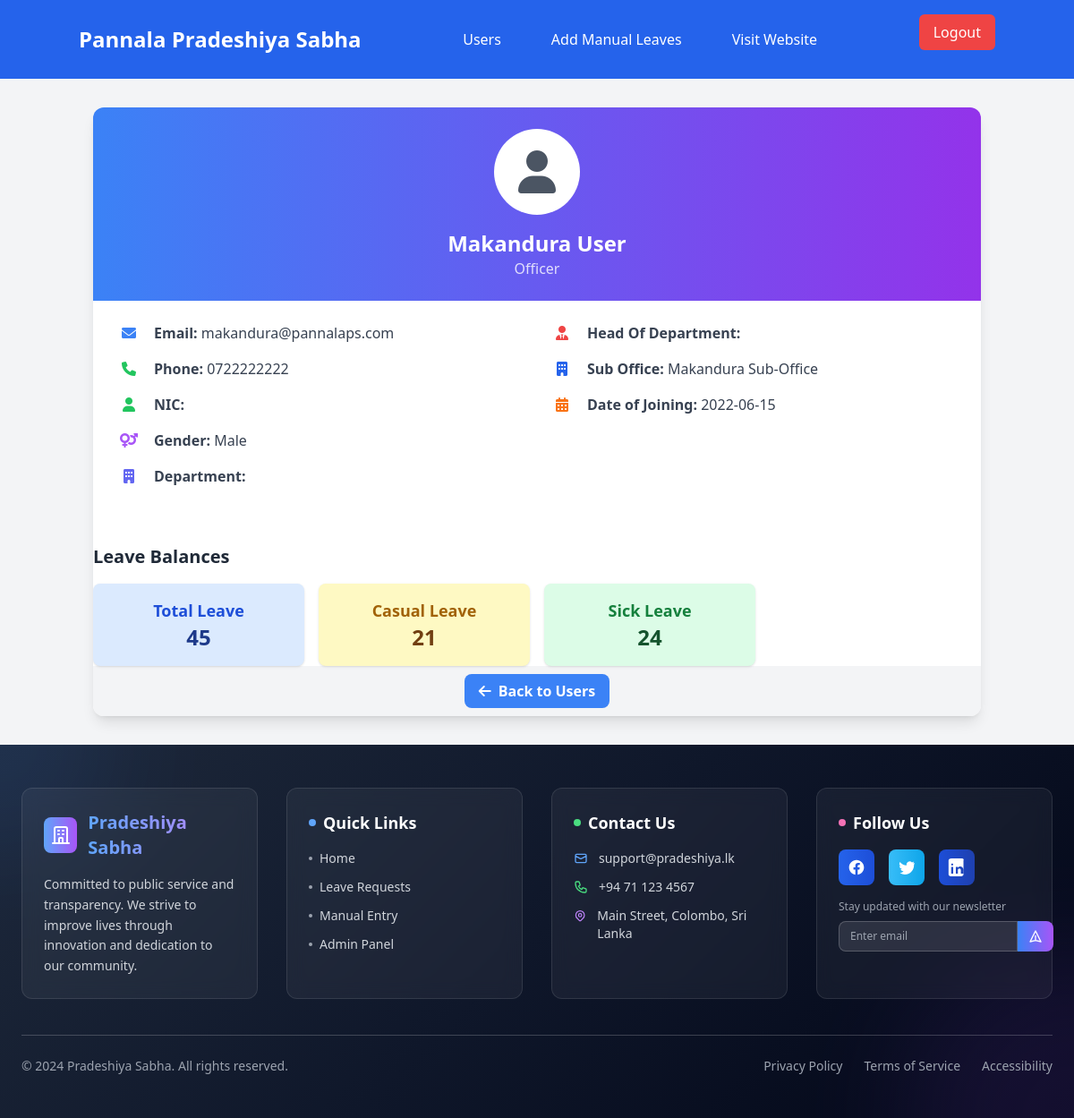
Page /admin/view-user.php?id=8 (signed in) on the earlier database version.
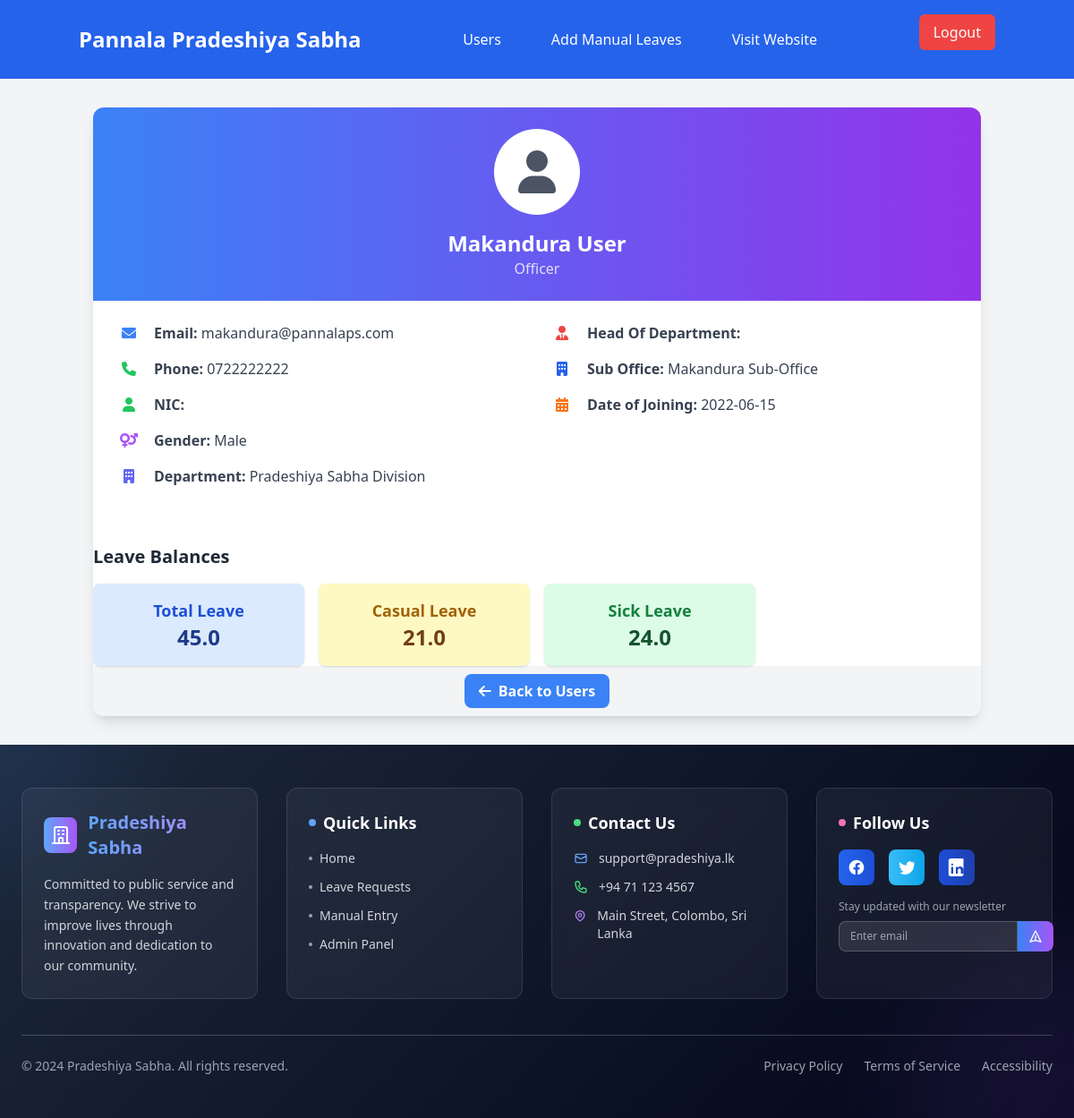
Same page on the later database version.
### tables this page shows
CREATE TABLE `wp_pradeshiya_sabha_users` (
  `ID` int NOT NULL,
  `username` varchar(255) NOT NULL,
  `password` varchar(255) NOT NULL,
  `first_name` varchar(255) NOT NULL,
  `last_name` varchar(255) NOT NULL,
  `gender` enum('Male','Female') NOT NULL,
  `email` varchar(255) NOT NULL,
  `address` text NOT NULL,
  `NIC` varchar(12) NOT NULL,
  `service_number` varchar(50) NOT NULL,
  `phone_number` varchar(20) DEFAULT NULL,
  `designation` varchar(255) NOT NULL,
  `sub_office` varchar(255) NOT NULL,
  `date_of_joining` date NOT NULL,
  `created_at` timestamp NOT NULL DEFAULT CURRENT_TIMESTAMP,
  `updated_at` timestamp NOT NULL DEFAULT CURRENT_TIMESTAMP ON UPDATE CURRENT_TIMESTAMP,
  `leave_balance` decimal(3,1) NOT NULL DEFAULT '20.0',
  `duty_leave_count` int DEFAULT '0',
  `casual_leave_balance` decimal(3,1) NOT NULL DEFAULT '21.0',
  `sick_leave_balance` decimal(3,1) NOT NULL DEFAULT '24.0',
  `department_id` int DEFAULT NULL,
  `designation_id` int DEFAULT NULL
);

CREATE TABLE `wp_departments` (
  `department_id` int NOT NULL,
  `department_name` varchar(255) NOT NULL
);

### admin/view-user.php (the view, shortened to what the changed rows need)
<?php
require '../includes/dbconfig.php';
$admin_office = $_SESSION['user']['sub_office'] ?? '';
$user_id = intval($_GET['id']);
$sql = "SELECT u.*, d.department_name
        FROM wp_pradeshiya_sabha_users u
        LEFT JOIN wp_departments d ON u.department_id = d.department_id
        WHERE u.ID = ? AND u.sub_office = ?";
$stmt = $conn->prepare($sql);
$stmt->bind_param("is", $user_id, $admin_office);
$stmt->execute();
$result = $stmt->get_result();
$user = $result->fetch_assoc();
?>
<!DOCTYPE html>
<html lang="en">
<head>
    <script src="https://cdn.tailwindcss.com"></script>
    <link href="https://cdnjs.cloudflare.com/ajax/libs/font-awesome/6.0.0-beta3/css/all.min.css" rel="stylesheet">
</head>
<body class="bg-gray-100">
    <div class="container mx-auto px-4 py-8">
        <div class="user-card bg-white rounded-xl shadow-lg overflow-hidden max-w-5xl mx-auto">
            <div class="bg-gradient-to-r from-blue-500 to-purple-600 p-6 text-center">
                <div class="w-24 h-24 rounded-full bg-white mx-auto mb-4 flex items-center justify-center">
                    <i class="fas fa-user text-5xl text-gray-600"></i>
                </div>
                <h1 class="text-2xl font-bold text-white">
                    <?php echo htmlspecialchars($user['first_name'] . ' ' . $user['last_name']); ?>
                </h1>
                <p class="text-white opacity-80"><?php echo htmlspecialchars($user['designation']); ?></p>
            </div>
            <div class="p-6">
                <div class="grid grid-cols-1 md:grid-cols-2 gap-6">
                    <div class="space-y-4">
                        <div class="detail-item" style="animation-delay: 0.1s">
                            <div class="flex items-center">
                                <i class="fas fa-envelope text-blue-500 mr-3 w-8 text-center"></i>
                                <p class="text-gray-700">
                                    <strong>Email:</strong> <?php echo htmlspecialchars($user['email']); ?>
                                </p>
                            </div>
                        </div>
                        <div class="detail-item" style="animation-delay: 0.2s">
                            <div class="flex items-center">
                                <i class="fas fa-phone text-green-500 mr-3 w-8 text-center"></i>
                                <p class="text-gray-700">
                                    <strong>Phone:</strong> <?php echo htmlspecialchars($user['phone_number']); ?>
                                </p>
                            </div>
                        </div>
                        <div class="detail-item" style="animation-delay: 0.4s">
                            <div class="flex items-center">
                                <i class="fas fa-venus-mars text-purple-500 mr-3 w-8 text-center"></i>
                                <p class="text-gray-700">
                                    <strong>Gender:</strong> <?php echo htmlspecialchars($user['gender']); ?>
                                </p>
                            </div>
                        </div>
                        <div class="detail-item" style="animation-delay: 0.5s">
                            <div class="flex items-center">
                                <i class="fas fa-building text-indigo-500 mr-3 w-8 text-center"></i>
                                <p class="text-gray-700">
                                    <strong>Department:</strong> <?php echo htmlspecialchars($user['department_name']); ?>
                                </p>
                            </div>
                        </div>
                    </div>
                    <div class="space-y-4">
                        <div class="detail-item" style="animation-delay: 0.7s">
                            <div class="flex items-center">
                                <i class="fas fa-building text-blue-600 mr-3 w-8 text-center"></i>
                                <p class="text-gray-700">
                                    <strong>Sub Office:</strong> <?php echo htmlspecialchars($user['sub_office']); ?>
                                </p>
                            </div>
                        </div>
                        <div class="detail-item" style="animation-delay: 0.8s">
                            <div class="flex items-center">
                                <i class="fas fa-calendar-alt text-orange-500 mr-3 w-8 text-center"></i>
                                <p class="text-gray-700">
                                    <strong>Date of Joining:</strong> <?php echo htmlspecialchars($user['date_of_joining']); ?>
                                </p>
                            </div>
                        </div>
                    </div>
                </div>
            </div>
            <div class="mt-10">
                <h2 class="text-xl font-bold text-gray-800 mb-4">Leave Balances</h2>
                <div class="grid grid-cols-1 md:grid-cols-4 gap-4 text-center">
                    <div class="bg-blue-100 p-4 rounded-lg shadow">
                        <h3 class="text-lg font-semibold text-blue-700">Total Leave</h3>
                        <p class="text-2xl text-blue-900 font-bold"><?php echo htmlspecialchars($user['leave_balance']); ?></p>
                    </div>
                    <div class="bg-yellow-100 p-4 rounded-lg shadow">
                        <h3 class="text-lg font-semibold text-yellow-700">Casual Leave</h3>
                        <p class="text-2xl text-yellow-900 font-bold"><?php echo htmlspecialchars($user['casual_leave_balance']); ?></p>
                    </div>
                    <div class="bg-green-100 p-4 rounded-lg shadow">
                        <h3 class="text-lg font-semibold text-green-700">Sick Leave</h3>
                        <p class="text-2xl text-green-900 font-bold"><?php echo htmlspecialchars($user['sick_leave_balance']); ?></p>
                    </div>
                </div>
            </div>
        </div>
    </div>
    <?php require '../includes/admin-footer.php'; ?>
</body>
</html>

Differences in the rows shown:
changed wp_pradeshiya_sabha_users "Makandura User": department.department_name (not shown) → "Pradeshiya Sabha Division"; leave_balance "45" → "45.0"; casual_leave_balance "21" → "21.0"; sick_leave_balance "24" → "24.0"
